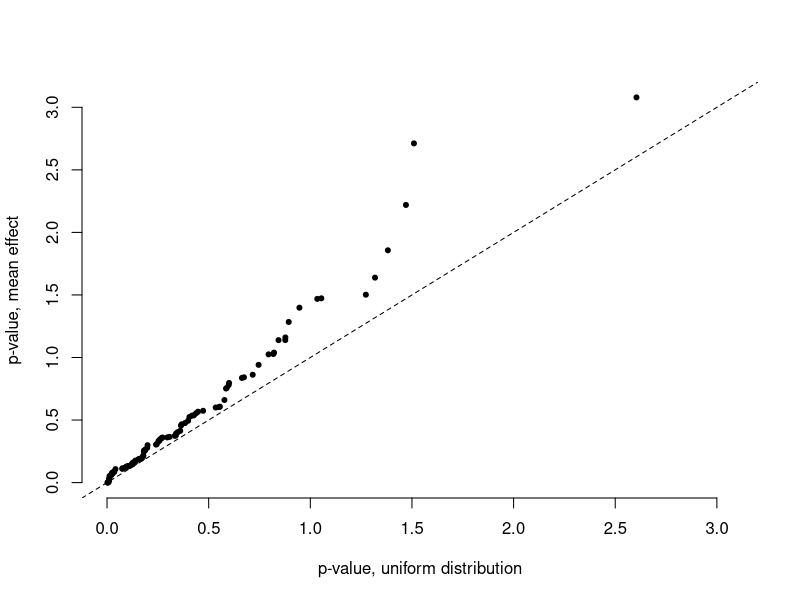
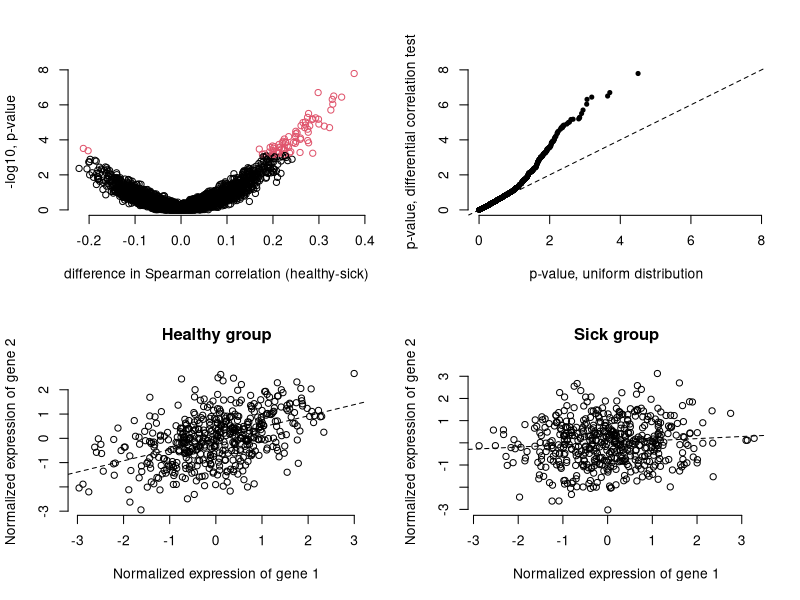
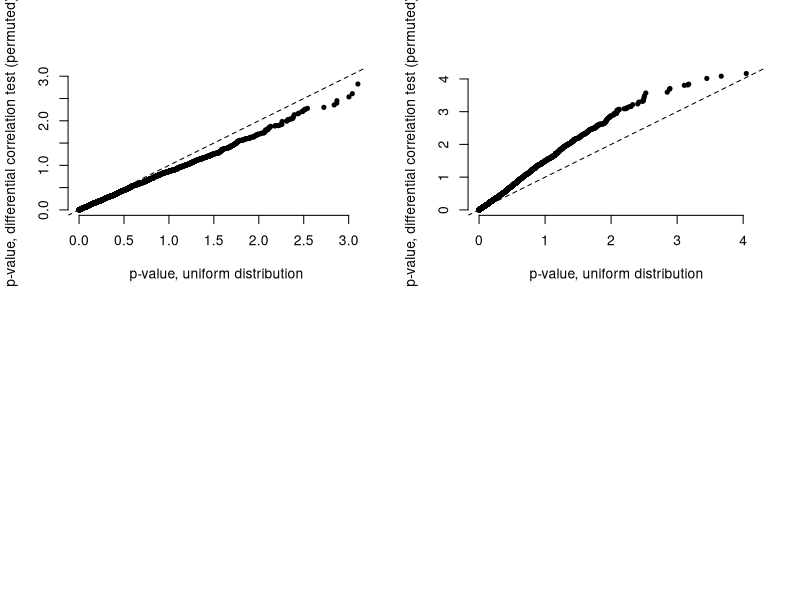

Recreate these plots in R, in order.
############
# set parameters and underlying correlation structure
# in this example, correlations are reduced in magnitude in sick individuals relative to healthy individuals for a subset of gene pairs
############

n=1000
healthy=n/2
sick=n/2
prop_change=1/10
change_effect_size=1/4
genes=100

mat_h<-diag(genes)
mat_s<-diag(genes)

# gene pairs in healthy individuals display a range of correlation values
tmp<- sample( runif(10000,0.1,0.9) ,length(mat_h[upper.tri(mat_h)]))
mat_h[upper.tri(mat_h)] <- tmp
mat_h[lower.tri(mat_h)] <- t(mat_h)[lower.tri(mat_h)]

# for sick people, correlations are similar but reduced at a subset of sites
tmp<-as.data.frame(tmp)
tmp$change<-0
tmp$change[sample(1:dim(tmp)[1],dim(tmp)[1]*prop_change)]<-1
tmp$new<-tmp$tmp
tmp$new[which(tmp$change==1)]<-tmp$tmp[which(tmp$change==1)] * change_effect_size

mat_s[upper.tri(mat_s)] <- tmp$new
mat_s[lower.tri(mat_s)] <- t(mat_s)[lower.tri(mat_s)]

############
# simulate gene expression data from underlying correlation structure
############

library(MASS)
library(Matrix)
mat_h2<-as.matrix(nearPD(mat_h,ensureSymmetry=TRUE)[[1]])
mat_s2<-as.matrix(nearPD(mat_s,ensureSymmetry=TRUE)[[1]])

# simulate mean differences in expression between healthy and sick individuals for a subset of genes as well (to make things more realistic, and to check normalization)
mean_h<-rep(0,genes)
mean_s<-rep(0,genes)
mean_s[sample(1:genes,genes*prop_change)]<-0.25

e_h = mvrnorm(healthy, mean_h, mat_h2) 
e_s = mvrnorm(sick, mean_s, mat_s2) 
e_all<-as.data.frame(cbind(t(e_h),t(e_s)))

# confirm mean differences in expression
predictor<-c(rep(0,healthy),rep(1,sick))
p1<-apply(e_all,1,function(x) summary(lm(x ~ predictor))$coefficients[2,4])
qqplot(-log10(runif(genes)),-log10(p1),pch=20,xlab='p-value, uniform distribution',ylab='p-value, mean effect',bty='n',xlim=c(0,max(-log10(p1))),ylim=c(0,max(-log10(p1))))
x=c(0,1);y=c(0,1);abline(lm(y~x),lty=2)

############
# test for differences in correlation between healthy and sick
############

# get all possible pairwise combinations of genes
pairs<-as.data.frame(t(combn( 1:genes, 2)))

# scale data within the classes to be compared
tmp<-matrix(nrow=dim(e_all)[1],ncol=dim(e_all)[2])
for (i in c(1:dim(tmp)[1])) {
tmp[i,which(predictor==1)]<-scale( t(e_all[i,which(predictor==1)] ),center = TRUE, scale = TRUE)
tmp[i,which(predictor==0)]<-scale( t(e_all[i,which(predictor==0)] ),center = TRUE, scale = TRUE)
} 
e_all_norm<-tmp

# confirm there are no longer mean differences in expression
p2<-apply(e_all_norm,1,function(x) summary(lm(x ~ predictor))$coefficients[2,4])
summary(p2)

# confirm there are no/minimal variance differences in expression either
p2<-apply(e_all_norm,1,function(x) var(x[which(predictor==0)]) - var(x[which(predictor==1)]))
summary(p2)

# test for differences in correlation (this will take a few minutes to run, depending on sample size and gene number)
results <- as.data.frame(t(Reduce(cbind,lapply(1:dim(pairs)[1], function(i) {
tmp1<-(e_all_norm[pairs$V1[i],])
tmp2<-(e_all_norm[pairs$V2[i],])
# here, a linear model is used to test for differences in correlation between groups; however, any number of other statistical methods (e.g., linear models with additional covariates or linear mixed effects models) could be used in the same framework
# to use an alternate statistical approach, extract the product matrix and use it as the outcome variable in another type of statistical model  
return( c( cor.test( e_all_norm[pairs$V1[i],which(predictor==0)] , e_all_norm[pairs$V2[i],which(predictor==0)] ,method='spearman')$estimate, cor.test( e_all_norm[pairs$V1[i],which(predictor==1)] , e_all_norm[pairs$V2[i],which(predictor==1)] ,method='spearman')$estimate, summary(lm( scale(tmp1*tmp2) ~ predictor))$coefficients[2,4]))
}))))
names(results)<-c('cor_healthy','cor_sick','p_value')

############
# visualize results
############

par(mfrow=c(2,2))

# volcano plot
# remember we simulated a loss of correlation in sick individuals, so this plot should be lopsided
library(qvalue)
results$qvalue<-qvalue(results$p_value)$qvalues
plot(results$cor_healthy - results$cor_sick,-log10(results$p_value),bty='n',col=as.factor(results$qvalue<0.05),xlab='difference in Spearman correlation (healthy-sick)',ylab='-log10, p-value')

# qq-plot
qqplot(-log10(runif(dim(pairs)[1])),-log10(results$p_value),pch=20,xlab='p-value, uniform distribution',ylab='p-value, differential correlation test',bty='n',xlim=c(0,max(-log10(results$p_value))),ylim=c(0,max(-log10(results$p_value))))
x=c(0,1);y=c(0,1);abline(lm(y~x),lty=2)

# example
i<-which( results$p_value==min(results$p_value))
plot( e_all_norm[pairs$V1[i],which(predictor==0)] , e_all_norm[pairs$V2[i],which(predictor==0)] ,bty='n',xlab='Normalized expression of gene 1',ylab='Normalized expression of gene 2',main='Healthy group')
abline(lm ( e_all_norm[pairs$V2[i],which(predictor==0)] ~ e_all_norm[pairs$V1[i],which(predictor==0)] ),lty=2)

plot( e_all_norm[pairs$V1[i],which(predictor==1)] , e_all_norm[pairs$V2[i],which(predictor==1)] ,bty='n',xlab='Normalized expression of gene 1',ylab='Normalized expression of gene 2',main='Sick group')
abline(lm ( e_all_norm[pairs$V2[i],which(predictor==1)] ~ e_all_norm[pairs$V1[i],which(predictor==1)] ),lty=2)

############
# check null expectations through permutation
# permute the sample labels before manipulating the gene expression data
############

predictor_perm<-sample(predictor)

# scale data within the classes to be (permuted) compared
tmp<-matrix(nrow=dim(e_all)[1],ncol=dim(e_all)[2])
for (i in c(1:dim(tmp)[1])) {
tmp[i,which(predictor_perm==1)]<-scale( t(e_all[i,which(predictor_perm==1)] ),center = TRUE, scale = TRUE)
tmp[i,which(predictor_perm==0)]<-scale( t(e_all[i,which(predictor_perm==0)] ),center = TRUE, scale = TRUE)
} 
e_all_norm<-tmp

# test for differences in correlation using permuted predictor variable (this will take a few minutes to run, depending on sample size and gene number)
results_perm <- as.data.frame(t(Reduce(cbind,lapply(1:dim(pairs)[1], function(i) {
tmp1<-(e_all_norm[pairs$V1[i],])
tmp2<-(e_all_norm[pairs$V2[i],])
return( c( cor.test( e_all_norm[pairs$V1[i],which(predictor_perm==0)] , e_all_norm[pairs$V2[i],which(predictor_perm==0)] ,method='spearman')$estimate, cor.test( e_all_norm[pairs$V1[i],which(predictor_perm==1)] , e_all_norm[pairs$V2[i],which(predictor_perm==1)] ,method='spearman')$estimate, summary(lm( scale(tmp1*tmp2) ~ predictor_perm))$coefficients[2,4]))
}))))
names(results_perm)<-c('cor_healthy','cor_sick','p_value')

# qq-plot - should not show any enrichment of low p-values relative to a uniform distribution  
qqplot(-log10(runif(dim(pairs)[1])),-log10(results_perm$p_value),pch=20,xlab='p-value, uniform distribution',ylab='p-value, differential correlation test (permuted)',bty='n',xlim=c(0,max(-log10(results_perm$p_value))),ylim=c(0,max(-log10(results_perm$p_value))))
x=c(0,1);y=c(0,1);abline(lm(y~x),lty=2)

############
# check null expectations through permutation
# permute the sample labels before running statistical tests (shown here = linear models)
############

predictor_perm<-sample(predictor)

# scale data within the (non permuted) classes to be compared
tmp<-matrix(nrow=dim(e_all)[1],ncol=dim(e_all)[2])
for (i in c(1:dim(tmp)[1])) {
tmp[i,which(predictor==1)]<-scale( t(e_all[i,which(predictor==1)] ),center = TRUE, scale = TRUE)
tmp[i,which(predictor==0)]<-scale( t(e_all[i,which(predictor==0)] ),center = TRUE, scale = TRUE)
} 
e_all_norm<-tmp

# test for differences in correlation using permuted predictor variable (this will take a few minutes to run, depending on sample size and gene number)
results_perm2 <- as.data.frame(t(Reduce(cbind,lapply(1:dim(pairs)[1], function(i) {
tmp1<-(e_all_norm[pairs$V1[i],])
tmp2<-(e_all_norm[pairs$V2[i],])
return( c( cor.test( e_all_norm[pairs$V1[i],which(predictor_perm==0)] , e_all_norm[pairs$V2[i],which(predictor_perm==0)] ,method='spearman')$estimate, cor.test( e_all_norm[pairs$V1[i],which(predictor_perm==1)] , e_all_norm[pairs$V2[i],which(predictor_perm==1)] ,method='spearman')$estimate, summary(lm( scale(tmp1*tmp2) ~ predictor_perm))$coefficients[2,4]))
}))))
names(results_perm2)<-c('cor_healthy','cor_sick','p_value')

# qq-plot - should not show any enrichment of low p-values relative to a uniform distribution  
qqplot(-log10(runif(dim(pairs)[1])),-log10(results_perm2$p_value),pch=20,xlab='p-value, uniform distribution',ylab='p-value, differential correlation test (permuted)',bty='n',xlim=c(0,max(-log10(results_perm2$p_value))),ylim=c(0,max(-log10(results_perm2$p_value))))
x=c(0,1);y=c(0,1);abline(lm(y~x),lty=2)
